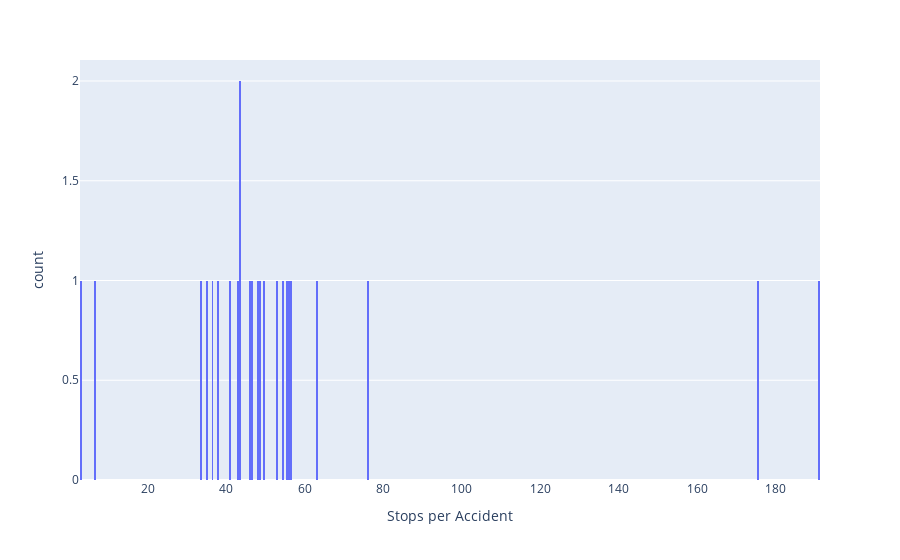

Notebook source saved alongside this figure:
### Code cell
fig = px.histogram(data_frame=grouped_dataframes[6],
                   histfunc="count",
                   x='Stops per Accident',
                #    color='Stops',
                #    hover_data='Stops',
                #    log_x=True,
                   nbins=600)
fig.show()

### Figure 1 — Plotly figure (JSON) as saved in the notebook; plotly's stock layout.template omitted (floating-point values rounded to 4 significant figures)
{"data": [{"alignmentgroup": "True", "bingroup": "x", "histfunc": "count", "hovertemplate": "Stops per Accident=%{x}<br>count=%{y}<extra></extra>", "legendgroup": "", "marker": {"color": "#636efa", "pattern": {"shape": ""}}, "name": "", "nbinsx": 600, "offsetgroup": "", "orientation": "v", "showlegend": false, "type": "histogram", "x": [null, 55.57, 191.2, 43.44, null, 46.65, null, 47.77, null, 3, 35, 48.67, 45.76, 52.78, null, 43.62, 76.22, 41.04, null, 175.6, 42.8, 54.67, null, 55.92, 6.667, 36.26, null, 56.45, 33.37, 63.2, null, null, 49.64, null, 38], "xaxis": "x", "yaxis": "y"}], "layout": {"barmode": "relative", "legend": {"tracegroupgap": 0}, "margin": {"t": 60}, "xaxis": {"anchor": "y", "domain": [0, 1], "title": {"text": "Stops per Accident"}}, "yaxis": {"anchor": "x", "domain": [0, 1], "title": {"text": "count"}}}}
